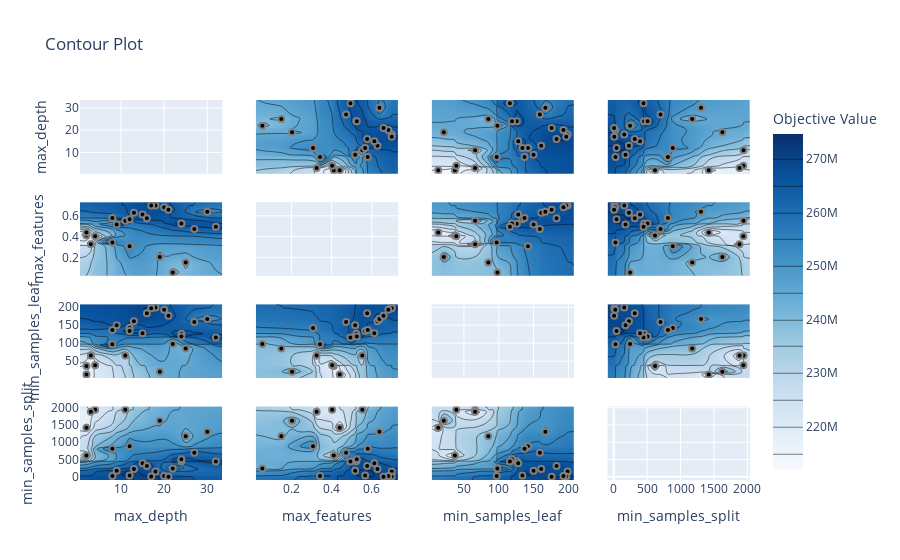

Notebook code for this chart:
### Code cell
plot_contour(study)

### Figure 1 — Plotly figure (JSON) as saved in the notebook; plotly's stock layout.template omitted (floating-point values rounded to 4 significant figures; data arrays with more than 128 entries replaced by an {"elided": "..."} marker saying what was removed)
{"data": [{"type": "scatter", "xaxis": "x", "yaxis": "y"}, {"colorbar": {"title": {"text": "Objective Value"}}, "colorscale": [[0, "rgb(247,251,255)"], [0.125, "rgb(222,235,247)"], [0.25, "rgb(198,219,239)"], [0.375, "rgb(158,202,225)"], [0.5, "rgb(107,174,214)"], [0.625, "rgb(66,146,198)"], [0.75, "rgb(33,113,181)"], [0.875, "rgb(8,81,156)"], [1, "rgb(8,48,107)"]], "connectgaps": true, "contours": {"coloring": "heatmap"}, "hoverinfo": "none", "line": {"smoothing": 1.3}, "reversescale": false, "showscale": true, "type": "contour", "x": [0.5, 2, 3, 4, 8, 9, 11, 12, 13, 15, 16, 17, 18, 19, 20, 21, 22, 24, 25, 27, 30, 32, 33.5], "xaxis": "x5", "y": [0.02261, 0.05485, 0.1493, 0.2029, 0.3073, 0.3253, 0.3421, 0.4027, 0.4107, 0.4404, 0.472, 0.4937, 0.5173, 0.5228, 0.5254, 0.5528, 0.5669, 0.5768, 0.58, 0.6129, 0.6284, 0.638, 0.6585, 0.6825, 0.6995, 0.6996, 0.7318], "yaxis": "y5", "z": {"elided": "27x23 int values"}}, {"marker": {"color": "black", "line": {"color": "Gray", "width": 2}}, "mode": "markers", "name": "Feasible Trial", "showlegend": false, "type": "scatter", "x": [12, 13, 25, 11, 2, 2, 4, 30, 19, 3, 18, 17, 12, 24, 24, 32, 8, 22, 27, 15, 8, 20, 16, 21, 9], "xaxis": "x5", "y": [0.3073, 0.6284, 0.1493, 0.5528, 0.4107, 0.4404, 0.4027, 0.638, 0.2029, 0.3253, 0.6995, 0.6996, 0.5669, 0.5228, 0.5254, 0.4937, 0.58, 0.05485, 0.472, 0.6129, 0.3421, 0.6825, 0.5768, 0.6585, 0.5173], "yaxis": "y5"}, {"colorbar": {"title": {"text": "Objective Value"}}, "colorscale": [[0, "rgb(247,251,255)"], [0.125, "rgb(222,235,247)"], [0.25, "rgb(198,219,239)"], [0.375, "rgb(158,202,225)"], [0.5, "rgb(107,174,214)"], [0.625, "rgb(66,146,198)"], [0.75, "rgb(33,113,181)"], [0.875, "rgb(8,81,156)"], [1, "rgb(8,48,107)"]], "connectgaps": true, "contours": {"coloring": "heatmap"}, "hoverinfo": "none", "line": {"smoothing": 1.3}, "reversescale": false, "showscale": false, "type": "contour", "x": [0.5, 2, 3, 4, 8, 9, 11, 12, 13, 15, 16, 17, 18, 19, 20, 21, 22, 24, 25, 27, 30, 32, 33.5], "xaxis": "x9", "y": [3.7, 13, 21, 37, 39, 66, 85, 97, 98, 116, 119, 126, 128, 134, 137, 142, 150, 159, 161, 167, 176, 183, 193, 197, 199, 208.3], "yaxis": "y9", "z": {"elided": "26x23 int values"}}, {"marker": {"color": "black", "line": {"color": "Gray", "width": 2}}, "mode": "markers", "name": "Feasible Trial", "showlegend": false, "type": "scatter", "x": [12, 13, 25, 11, 2, 2, 4, 30, 19, 3, 18, 17, 12, 24, 24, 32, 8, 22, 27, 15, 8, 20, 16, 21, 9], "xaxis": "x9", "y": [142, 161, 85, 66, 37, 13, 39, 167, 21, 66, 199, 197, 134, 126, 119, 116, 137, 98, 159, 128, 97, 193, 183, 176, 150], "yaxis": "y9"}, {"colorbar": {"title": {"text": "Objective Value"}}, "colorscale": [[0, "rgb(247,251,255)"], [0.125, "rgb(222,235,247)"], [0.25, "rgb(198,219,239)"], [0.375, "rgb(158,202,225)"], [0.5, "rgb(107,174,214)"], [0.625, "rgb(66,146,198)"], [0.75, "rgb(33,113,181)"], [0.875, "rgb(8,81,156)"], [1, "rgb(8,48,107)"]], "connectgaps": true, "contours": {"coloring": "heatmap"}, "hoverinfo": "none", "line": {"smoothing": 1.3}, "reversescale": false, "showscale": false, "type": "contour", "x": [0.5, 2, 3, 4, 8, 9, 11, 12, 13, 15, 16, 17, 18, 19, 20, 21, 22, 24, 25, 27, 30, 32, 33.5], "xaxis": "x13", "y": [-91.9, 5, 8, 23, 26, 41, 157, 176, 227, 244, 314, 393, 446, 454, 507, 618, 700, 811, 884, 1175, 1306, 1423, 1626, 1883, 1940, 1943, 2040.0], "yaxis": "y13", "z": {"elided": "27x23 int values"}}, {"marker": {"color": "black", "line": {"color": "Gray", "width": 2}}, "mode": "markers", "name": "Feasible Trial", "showlegend": false, "type": "scatter", "x": [12, 13, 25, 11, 2, 2, 4, 30, 19, 3, 18, 17, 12, 24, 24, 32, 8, 22, 27, 15, 8, 20, 16, 21, 9], "xaxis": "x13", "y": [884, 227, 1175, 1943, 618, 1423, 1940, 1306, 1626, 1883, 157, 8, 41, 454, 507, 446, 811, 244, 700, 393, 26, 23, 314, 5, 176], "yaxis": "y13"}, {"colorbar": {"title": {"text": "Objective Value"}}, "colorscale": [[0, "rgb(247,251,255)"], [0.125, "rgb(222,235,247)"], [0.25, "rgb(198,219,239)"], [0.375, "rgb(158,202,225)"], [0.5, "rgb(107,174,214)"], [0.625, "rgb(66,146,198)"], [0.75, "rgb(33,113,181)"], [0.875, "rgb(8,81,156)"], [1, "rgb(8,48,107)"]], "connectgaps": true, "contours": {"coloring": "heatmap"}, "hoverinfo": "none", "line": {"smoothing": 1.3}, "reversescale": false, "showscale": false, "type": "contour", "x": [0.02261, 0.05485, 0.1493, 0.2029, 0.3073, 0.3253, 0.3421, 0.4027, 0.4107, 0.4404, 0.472, 0.4937, 0.5173, 0.5228, 0.5254, 0.5528, 0.5669, 0.5768, 0.58, 0.6129, 0.6284, 0.638, 0.6585, 0.6825, 0.6995, 0.6996, 0.7318], "xaxis": "x2", "y": [0.5, 2, 3, 4, 8, 9, 11, 12, 13, 15, 16, 17, 18, 19, 20, 21, 22, 24, 25, 27, 30, 32, 33.5], "yaxis": "y2", "z": {"elided": "23x27 int values"}}, {"marker": {"color": "black", "line": {"color": "Gray", "width": 2}}, "mode": "markers", "name": "Feasible Trial", "showlegend": false, "type": "scatter", "x": [0.3073, 0.6284, 0.1493, 0.5528, 0.4107, 0.4404, 0.4027, 0.638, 0.2029, 0.3253, 0.6995, 0.6996, 0.5669, 0.5228, 0.5254, 0.4937, 0.58, 0.05485, 0.472, 0.6129, 0.3421, 0.6825, 0.5768, 0.6585, 0.5173], "xaxis": "x2", "y": [12, 13, 25, 11, 2, 2, 4, 30, 19, 3, 18, 17, 12, 24, 24, 32, 8, 22, 27, 15, 8, 20, 16, 21, 9], "yaxis": "y2"}, {"type": "scatter", "xaxis": "x6", "yaxis": "y6"}, {"colorbar": {"title": {"text": "Objective Value"}}, "colorscale": [[0, "rgb(247,251,255)"], [0.125, "rgb(222,235,247)"], [0.25, "rgb(198,219,239)"], [0.375, "rgb(158,202,225)"], [0.5, "rgb(107,174,214)"], [0.625, "rgb(66,146,198)"], [0.75, "rgb(33,113,181)"], [0.875, "rgb(8,81,156)"], [1, "rgb(8,48,107)"]], "connectgaps": true, "contours": {"coloring": "heatmap"}, "hoverinfo": "none", "line": {"smoothing": 1.3}, "reversescale": false, "showscale": false, "type": "contour", "x": [0.02261, 0.05485, 0.1493, 0.2029, 0.3073, 0.3253, 0.3421, 0.4027, 0.4107, 0.4404, 0.472, 0.4937, 0.5173, 0.5228, 0.5254, 0.5528, 0.5669, 0.5768, 0.58, 0.6129, 0.6284, 0.638, 0.6585, 0.6825, 0.6995, 0.6996, 0.7318], "xaxis": "x10", "y": [3.7, 13, 21, 37, 39, 66, 85, 97, 98, 116, 119, 126, 128, 134, 137, 142, 150, 159, 161, 167, 176, 183, 193, 197, 199, 208.3], "yaxis": "y10", "z": {"elided": "26x27 int values"}}, {"marker": {"color": "black", "line": {"color": "Gray", "width": 2}}, "mode": "markers", "name": "Feasible Trial", "showlegend": false, "type": "scatter", "x": [0.3073, 0.6284, 0.1493, 0.5528, 0.4107, 0.4404, 0.4027, 0.638, 0.2029, 0.3253, 0.6995, 0.6996, 0.5669, 0.5228, 0.5254, 0.4937, 0.58, 0.05485, 0.472, 0.6129, 0.3421, 0.6825, 0.5768, 0.6585, 0.5173], "xaxis": "x10", "y": [142, 161, 85, 66, 37, 13, 39, 167, 21, 66, 199, 197, 134, 126, 119, 116, 137, 98, 159, 128, 97, 193, 183, 176, 150], "yaxis": "y10"}, {"colorbar": {"title": {"text": "Objective Value"}}, "colorscale": [[0, "rgb(247,251,255)"], [0.125, "rgb(222,235,247)"], [0.25, "rgb(198,219,239)"], [0.375, "rgb(158,202,225)"], [0.5, "rgb(107,174,214)"], [0.625, "rgb(66,146,198)"], [0.75, "rgb(33,113,181)"], [0.875, "rgb(8,81,156)"], [1, "rgb(8,48,107)"]], "connectgaps": true, "contours": {"coloring": "heatmap"}, "hoverinfo": "none", "line": {"smoothing": 1.3}, "reversescale": false, "showscale": false, "type": "contour", "x": [0.02261, 0.05485, 0.1493, 0.2029, 0.3073, 0.3253, 0.3421, 0.4027, 0.4107, 0.4404, 0.472, 0.4937, 0.5173, 0.5228, 0.5254, 0.5528, 0.5669, 0.5768, 0.58, 0.6129, 0.6284, 0.638, 0.6585, 0.6825, 0.6995, 0.6996, 0.7318], "xaxis": "x14", "y": [-91.9, 5, 8, 23, 26, 41, 157, 176, 227, 244, 314, 393, 446, 454, 507, 618, 700, 811, 884, 1175, 1306, 1423, 1626, 1883, 1940, 1943, 2040.0], "yaxis": "y14", "z": {"elided": "27x27 int values"}}, {"marker": {"color": "black", "line": {"color": "Gray", "width": 2}}, "mode": "markers", "name": "Feasible Trial", "showlegend": false, "type": "scatter", "x": [0.3073, 0.6284, 0.1493, 0.5528, 0.4107, 0.4404, 0.4027, 0.638, 0.2029, 0.3253, 0.6995, 0.6996, 0.5669, 0.5228, 0.5254, 0.4937, 0.58, 0.05485, 0.472, 0.6129, 0.3421, 0.6825, 0.5768, 0.6585, 0.5173], "xaxis": "x14", "y": [884, 227, 1175, 1943, 618, 1423, 1940, 1306, 1626, 1883, 157, 8, 41, 454, 507, 446, 811, 244, 700, 393, 26, 23, 314, 5, 176], "yaxis": "y14"}, {"colorbar": {"title": {"text": "Objective Value"}}, "colorscale": [[0, "rgb(247,251,255)"], [0.125, "rgb(222,235,247)"], [0.25, "rgb(198,219,239)"], [0.375, "rgb(158,202,225)"], [0.5, "rgb(107,174,214)"], [0.625, "rgb(66,146,198)"], [0.75, "rgb(33,113,181)"], [0.875, "rgb(8,81,156)"], [1, "rgb(8,48,107)"]], "connectgaps": true, "contours": {"coloring": "heatmap"}, "hoverinfo": "none", "line": {"smoothing": 1.3}, "reversescale": false, "showscale": false, "type": "contour", "x": [3.7, 13, 21, 37, 39, 66, 85, 97, 98, 116, 119, 126, 128, 134, 137, 142, 150, 159, 161, 167, 176, 183, 193, 197, 199, 208.3], "xaxis": "x3", "y": [0.5, 2, 3, 4, 8, 9, 11, 12, 13, 15, 16, 17, 18, 19, 20, 21, 22, 24, 25, 27, 30, 32, 33.5], "yaxis": "y3", "z": {"elided": "23x26 int values"}}, {"marker": {"color": "black", "line": {"color": "Gray", "width": 2}}, "mode": "markers", "name": "Feasible Trial", "showlegend": false, "type": "scatter", "x": [142, 161, 85, 66, 37, 13, 39, 167, 21, 66, 199, 197, 134, 126, 119, 116, 137, 98, 159, 128, 97, 193, 183, 176, 150], "xaxis": "x3", "y": [12, 13, 25, 11, 2, 2, 4, 30, 19, 3, 18, 17, 12, 24, 24, 32, 8, 22, 27, 15, 8, 20, 16, 21, 9], "yaxis": "y3"}, {"colorbar": {"title": {"text": "Objective Value"}}, "colorscale": [[0, "rgb(247,251,255)"], [0.125, "rgb(222,235,247)"], [0.25, "rgb(198,219,239)"], [0.375, "rgb(158,202,225)"], [0.5, "rgb(107,174,214)"], [0.625, "rgb(66,146,198)"], [0.75, "rgb(33,113,181)"], [0.875, "rgb(8,81,156)"], [1, "rgb(8,48,107)"]], "connectgaps": true, "contours": {"coloring": "heatmap"}, "hoverinfo": "none", "line": {"smoothing": 1.3}, "reversescale": false, "showscale": false, "type": "contour", "x": [3.7, 13, 21, 37, 39, 66, 85, 97, 98, 116, 119, 126, 128, 134, 137, 142, 150, 159, 161, 167, 176, 183, 193, 197, 199, 208.3], "xaxis": "x7", "y": [0.02261, 0.05485, 0.1493, 0.2029, 0.3073, 0.3253, 0.3421, 0.4027, 0.4107, 0.4404, 0.472, 0.4937, 0.5173, 0.5228, 0.5254, 0.5528, 0.5669, 0.5768, 0.58, 0.6129, 0.6284, 0.638, 0.6585, 0.6825, 0.6995, 0.6996, 0.7318], "yaxis": "y7", "z": {"elided": "27x26 int values"}}, {"marker": {"color": "black", "line": {"color": "Gray", "width": 2}}, "mode": "markers", "name": "Feasible Trial", "showlegend": false, "type": "scatter", "x": [142, 161, 85, 66, 37, 13, 39, 167, 21, 66, 199, 197, 134, 126, 119, 116, 137, 98, 159, 128, 97, 193, 183, 176, 150], "xaxis": "x7", "y": [0.3073, 0.6284, 0.1493, 0.5528, 0.4107, 0.4404, 0.4027, 0.638, 0.2029, 0.3253, 0.6995, 0.6996, 0.5669, 0.5228, 0.5254, 0.4937, 0.58, 0.05485, 0.472, 0.6129, 0.3421, 0.6825, 0.5768, 0.6585, 0.5173], "yaxis": "y7"}, {"type": "scatter", "xaxis": "x11", "yaxis": "y11"}, {"colorbar": {"title": {"text": "Objective Value"}}, "colorscale": [[0, "rgb(247,251,255)"], [0.125, "rgb(222,235,247)"], [0.25, "rgb(198,219,239)"], [0.375, "rgb(158,202,225)"], [0.5, "rgb(107,174,214)"], [0.625, "rgb(66,146,198)"], [0.75, "rgb(33,113,181)"], [0.875, "rgb(8,81,156)"], [1, "rgb(8,48,107)"]], "connectgaps": true, "contours": {"coloring": "heatmap"}, "hoverinfo": "none", "line": {"smoothing": 1.3}, "reversescale": false, "showscale": false, "type": "contour", "x": [3.7, 13, 21, 37, 39, 66, 85, 97, 98, 116, 119, 126, 128, 134, 137, 142, 150, 159, 161, 167, 176, 183, 193, 197, 199, 208.3], "xaxis": "x15", "y": [-91.9, 5, 8, 23, 26, 41, 157, 176, 227, 244, 314, 393, 446, 454, 507, 618, 700, 811, 884, 1175, 1306, 1423, 1626, 1883, 1940, 1943, 2040.0], "yaxis": "y15", "z": {"elided": "27x26 int values"}}, {"marker": {"color": "black", "line": {"color": "Gray", "width": 2}}, "mode": "markers", "name": "Feasible Trial", "showlegend": false, "type": "scatter", "x": [142, 161, 85, 66, 37, 13, 39, 167, 21, 66, 199, 197, 134, 126, 119, 116, 137, 98, 159, 128, 97, 193, 183, 176, 150], "xaxis": "x15", "y": [884, 227, 1175, 1943, 618, 1423, 1940, 1306, 1626, 1883, 157, 8, 41, 454, 507, 446, 811, 244, 700, 393, 26, 23, 314, 5, 176], "yaxis": "y15"}, {"colorbar": {"title": {"text": "Objective Value"}}, "colorscale": [[0, "rgb(247,251,255)"], [0.125, "rgb(222,235,247)"], [0.25, "rgb(198,219,239)"], [0.375, "rgb(158,202,225)"], [0.5, "rgb(107,174,214)"], [0.625, "rgb(66,146,198)"], [0.75, "rgb(33,113,181)"], [0.875, "rgb(8,81,156)"], [1, "rgb(8,48,107)"]], "connectgaps": true, "contours": {"coloring": "heatmap"}, "hoverinfo": "none", "line": {"smoothing": 1.3}, "reversescale": false, "showscale": false, "type": "contour", "x": [-91.9, 5, 8, 23, 26, 41, 157, 176, 227, 244, 314, 393, 446, 454, 507, 618, 700, 811, 884, 1175, 1306, 1423, 1626, 1883, 1940, 1943, 2040.0], "xaxis": "x4", "y": [0.5, 2, 3, 4, 8, 9, 11, 12, 13, 15, 16, 17, 18, 19, 20, 21, 22, 24, 25, 27, 30, 32, 33.5], "yaxis": "y4", "z": {"elided": "23x27 int values"}}, {"marker": {"color": "black", "line": {"color": "Gray", "width": 2}}, "mode": "markers", "name": "Feasible Trial", "showlegend": false, "type": "scatter", "x": [884, 227, 1175, 1943, 618, 1423, 1940, 1306, 1626, 1883, 157, 8, 41, 454, 507, 446, 811, 244, 700, 393, 26, 23, 314, 5, 176], "xaxis": "x4", "y": [12, 13, 25, 11, 2, 2, 4, 30, 19, 3, 18, 17, 12, 24, 24, 32, 8, 22, 27, 15, 8, 20, 16, 21, 9], "yaxis": "y4"}, {"colorbar": {"title": {"text": "Objective Value"}}, "colorscale": [[0, "rgb(247,251,255)"], [0.125, "rgb(222,235,247)"], [0.25, "rgb(198,219,239)"], [0.375, "rgb(158,202,225)"], [0.5, "rgb(107,174,214)"], [0.625, "rgb(66,146,198)"], [0.75, "rgb(33,113,181)"], [0.875, "rgb(8,81,156)"], [1, "rgb(8,48,107)"]], "connectgaps": true, "contours": {"coloring": "heatmap"}, "hoverinfo": "none", "line": {"smoothing": 1.3}, "reversescale": false, "showscale": false, "type": "contour", "x": [-91.9, 5, 8, 23, 26, 41, 157, 176, 227, 244, 314, 393, 446, 454, 507, 618, 700, 811, 884, 1175, 1306, 1423, 1626, 1883, 1940, 1943, 2040.0], "xaxis": "x8", "y": [0.02261, 0.05485, 0.1493, 0.2029, 0.3073, 0.3253, 0.3421, 0.4027, 0.4107, 0.4404, 0.472, 0.4937, 0.5173, 0.5228, 0.5254, 0.5528, 0.5669, 0.5768, 0.58, 0.6129, 0.6284, 0.638, 0.6585, 0.6825, 0.6995, 0.6996, 0.7318], "yaxis": "y8", "z": {"elided": "27x27 int values"}}, {"marker": {"color": "black", "line": {"color": "Gray", "width": 2}}, "mode": "markers", "name": "Feasible Trial", "showlegend": false, "type": "scatter", "x": [884, 227, 1175, 1943, 618, 1423, 1940, 1306, 1626, 1883, 157, 8, 41, 454, 507, 446, 811, 244, 700, 393, 26, 23, 314, 5, 176], "xaxis": "x8", "y": [0.3073, 0.6284, 0.1493, 0.5528, 0.4107, 0.4404, 0.4027, 0.638, 0.2029, 0.3253, 0.6995, 0.6996, 0.5669, 0.5228, 0.5254, 0.4937, 0.58, 0.05485, 0.472, 0.6129, 0.3421, 0.6825, 0.5768, 0.6585, 0.5173], "yaxis": "y8"}, {"colorbar": {"title": {"text": "Objective Value"}}, "colorscale": [[0, "rgb(247,251,255)"], [0.125, "rgb(222,235,247)"], [0.25, "rgb(198,219,239)"], [0.375, "rgb(158,202,225)"], [0.5, "rgb(107,174,214)"], [0.625, "rgb(66,146,198)"], [0.75, "rgb(33,113,181)"], [0.875, "rgb(8,81,156)"], [1, "rgb(8,48,107)"]], "connectgaps": true, "contours": {"coloring": "heatmap"}, "hoverinfo": "none", "line": {"smoothing": 1.3}, "reversescale": false, "showscale": false, "type": "contour", "x": [-91.9, 5, 8, 23, 26, 41, 157, 176, 227, 244, 314, 393, 446, 454, 507, 618, 700, 811, 884, 1175, 1306, 1423, 1626, 1883, 1940, 1943, 2040.0], "xaxis": "x12", "y": [3.7, 13, 21, 37, 39, 66, 85, 97, 98, 116, 119, 126, 128, 134, 137, 142, 150, 159, 161, 167, 176, 183, 193, 197, 199, 208.3], "yaxis": "y12", "z": {"elided": "26x27 int values"}}, {"marker": {"color": "black", "line": {"color": "Gray", "width": 2}}, "mode": "markers", "name": "Feasible Trial", "showlegend": false, "type": "scatter", "x": [884, 227, 1175, 1943, 618, 1423, 1940, 1306, 1626, 1883, 157, 8, 41, 454, 507, 446, 811, 244, 700, 393, 26, 23, 314, 5, 176], "xaxis": "x12", "y": [142, 161, 85, 66, 37, 13, 39, 167, 21, 66, 199, 197, 134, 126, 119, 116, 137, 98, 159, 128, 97, 193, 183, 176, 150], "yaxis": "y12"}, {"type": "scatter", "xaxis": "x16", "yaxis": "y16"}], "layout": {"title": {"text": "Contour Plot"}, "xaxis": {"anchor": "y", "domain": [0, 0.2125], "matches": "x13", "range": [0.5, 33.5], "showticklabels": false}, "xaxis10": {"anchor": "y10", "domain": [0.2625, 0.475], "matches": "x14", "range": [0.02261, 0.7318], "showticklabels": false}, "xaxis11": {"anchor": "y11", "domain": [0.525, 0.7375], "matches": "x15", "range": [3.7, 208.3], "showticklabels": false}, "xaxis12": {"anchor": "y12", "domain": [0.7875, 1], "matches": "x16", "range": [-91.9, 2040.0], "showticklabels": false}, "xaxis13": {"anchor": "y13", "domain": [0, 0.2125], "range": [0.5, 33.5], "title": {"text": "max_depth"}}, "xaxis14": {"anchor": "y14", "domain": [0.2625, 0.475], "range": [0.02261, 0.7318], "title": {"text": "max_features"}}, "xaxis15": {"anchor": "y15", "domain": [0.525, 0.7375], "range": [3.7, 208.3], "title": {"text": "min_samples_leaf"}}, "xaxis16": {"anchor": "y16", "domain": [0.7875, 1], "range": [-91.9, 2040.0], "title": {"text": "min_samples_split"}}, "xaxis2": {"anchor": "y2", "domain": [0.2625, 0.475], "matches": "x14", "range": [0.02261, 0.7318], "showticklabels": false}, "xaxis3": {"anchor": "y3", "domain": [0.525, 0.7375], "matches": "x15", "range": [3.7, 208.3], "showticklabels": false}, "xaxis4": {"anchor": "y4", "domain": [0.7875, 1], "matches": "x16", "range": [-91.9, 2040.0], "showticklabels": false}, "xaxis5": {"anchor": "y5", "domain": [0, 0.2125], "matches": "x13", "range": [0.5, 33.5], "showticklabels": false}, "xaxis6": {"anchor": "y6", "domain": [0.2625, 0.475], "matches": "x14", "range": [0.02261, 0.7318], "showticklabels": false}, "xaxis7": {"anchor": "y7", "domain": [0.525, 0.7375], "matches": "x15", "range": [3.7, 208.3], "showticklabels": false}, "xaxis8": {"anchor": "y8", "domain": [0.7875, 1], "matches": "x16", "range": [-91.9, 2040.0], "showticklabels": false}, "xaxis9": {"anchor": "y9", "domain": [0, 0.2125], "matches": "x13", "range": [0.5, 33.5], "showticklabels": false}, "yaxis": {"anchor": "x", "domain": [0.8063, 1], "range": [0.5, 33.5], "title": {"text": "max_depth"}}, "yaxis10": {"anchor": "x10", "domain": [0.2687, 0.4625], "matches": "y9", "range": [3.7, 208.3], "showticklabels": false}, "yaxis11": {"anchor": "x11", "domain": [0.2687, 0.4625], "matches": "y9", "range": [3.7, 208.3], "showticklabels": false}, "yaxis12": {"anchor": "x12", "domain": [0.2687, 0.4625], "matches": "y9", "range": [3.7, 208.3], "showticklabels": false}, "yaxis13": {"anchor": "x13", "domain": [0, 0.1938], "range": [-91.9, 2040.0], "title": {"text": "min_samples_split"}}, "yaxis14": {"anchor": "x14", "domain": [0, 0.1938], "matches": "y13", "range": [-91.9, 2040.0], "showticklabels": false}, "yaxis15": {"anchor": "x15", "domain": [0, 0.1938], "matches": "y13", "range": [-91.9, 2040.0], "showticklabels": false}, "yaxis16": {"anchor": "x16", "domain": [0, 0.1938], "matches": "y13", "range": [-91.9, 2040.0], "showticklabels": false}, "yaxis2": {"anchor": "x2", "domain": [0.8063, 1], "matches": "y", "range": [0.5, 33.5], "showticklabels": false}, "yaxis3": {"anchor": "x3", "domain": [0.8063, 1], "matches": "y", "range": [0.5, 33.5], "showticklabels": false}, "yaxis4": {"anchor": "x4", "domain": [0.8063, 1], "matches": "y", "range": [0.5, 33.5], "showticklabels": false}, "yaxis5": {"anchor": "x5", "domain": [0.5375, 0.7312], "range": [0.02261, 0.7318], "title": {"text": "max_features"}}, "yaxis6": {"anchor": "x6", "domain": [0.5375, 0.7312], "matches": "y5", "range": [0.02261, 0.7318], "showticklabels": false}, "yaxis7": {"anchor": "x7", "domain": [0.5375, 0.7312], "matches": "y5", "range": [0.02261, 0.7318], "showticklabels": false}, "yaxis8": {"anchor": "x8", "domain": [0.5375, 0.7312], "matches": "y5", "range": [0.02261, 0.7318], "showticklabels": false}, "yaxis9": {"anchor": "x9", "domain": [0.2687, 0.4625], "range": [3.7, 208.3], "title": {"text": "min_samples_leaf"}}}}
